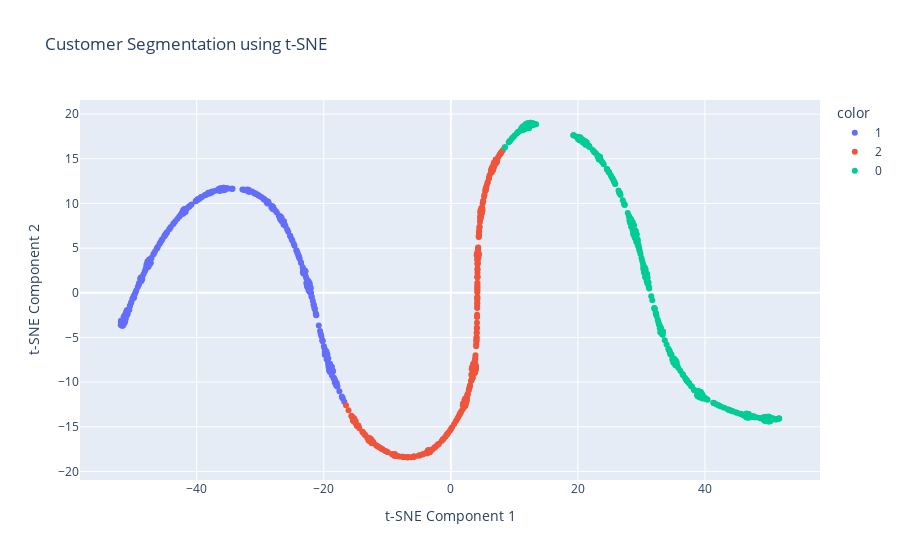

Write notebook code for a chart like this one.
### Code cell
import plotly.express as px
import pandas as pd
from sklearn.decomposition import PCA
from sklearn.manifold import TSNE

# Step 1: Apply PCA to reduce dimensions before t-SNE (speeds up computation)
pca = PCA(n_components=20)  # Reduce to 20 components for t-SNE
pca_result = pca.fit_transform(df.drop(columns=['cluster']))  # Exclude cluster column

# Step 2: Apply t-SNE
tsne = TSNE(n_components=2, perplexity=30, random_state=42)
tsne_result = tsne.fit_transform(pca_result)

# Store the results in DataFrame
df['tsne1'], df['tsne2'] = tsne_result[:, 0], tsne_result[:, 1]

# Step 3: Plot using Plotly
fig = px.scatter(df, x='tsne1', y='tsne2', color=df['cluster'].astype(str),
                 title="Customer Segmentation using t-SNE",
                 labels={"tsne1": "t-SNE Component 1", "tsne2": "t-SNE Component 2"},
                 hover_data=df.columns)  # Show additional details on hover

fig.show()

### Figure 1 — Plotly figure (JSON) as saved in the notebook; plotly's stock layout.template omitted (floating-point values rounded to 4 significant figures; data arrays with more than 128 entries replaced by an {"elided": "..."} marker saying what was removed)
{"data": [{"customdata": {"elided": "275x47 mixed values"}, "hovertemplate": "color=1<br>t-SNE Component 1=%{x}<br>t-SNE Component 2=%{y}<br>cust_id=%{customdata[0]}<br>gender=%{customdata[1]}<br>orders=%{customdata[2]}<br>jordan=%{customdata[3]}<br>gatorade=%{customdata[4]}<br>samsung=%{customdata[5]}<br>asus=%{customdata[6]}<br>udis=%{customdata[7]}<br>mondelez_international=%{customdata[8]}<br>wrangler=%{customdata[9]}<br>vans=%{customdata[10]}<br>fila=%{customdata[11]}<br>brooks=%{customdata[12]}<br>h&m=%{customdata[13]}<br>dairy_queen=%{customdata[14]}<br>fendi=%{customdata[15]}<br>hewlett_packard=%{customdata[16]}<br>pladis=%{customdata[17]}<br>asics=%{customdata[18]}<br>siemens=%{customdata[19]}<br>j.m._smucker=%{customdata[20]}<br>pop_chips=%{customdata[21]}<br>juniper=%{customdata[22]}<br>huawei=%{customdata[23]}<br>compaq=%{customdata[24]}<br>ibm=%{customdata[25]}<br>burberry=%{customdata[26]}<br>mi=%{customdata[27]}<br>lg=%{customdata[28]}<br>dior=%{customdata[29]}<br>scabal=%{customdata[30]}<br>tommy_hilfiger=%{customdata[31]}<br>hollister=%{customdata[32]}<br>forever_21=%{customdata[33]}<br>colavita=%{customdata[34]}<br>microsoft=%{customdata[35]}<br>jiffy_mix=%{customdata[36]}<br>kraft=%{customdata[37]}<br>cluster=%{customdata[38]}<br>total_spending=%{customdata[39]}<br>revenue=%{customdata[40]}<br>cost=%{customdata[41]}<br>Customer Type_Repeat=%{customdata[42]}<br>pca1=%{customdata[43]}<br>pca2=%{customdata[44]}<br>Profit=%{customdata[45]}<br>Profit_Margin=%{customdata[46]}<extra></extra>", "legendgroup": "1", "marker": {"color": "#636efa", "symbol": "circle"}, "mode": "markers", "name": "1", "orientation": "v", "showlegend": true, "type": "scatter", "x": {"elided": "275 float values"}, "xaxis": "x", "y": {"elided": "275 float values"}, "yaxis": "y"}, {"customdata": {"elided": "249x47 mixed values"}, "hovertemplate": "color=2<br>t-SNE Component 1=%{x}<br>t-SNE Component 2=%{y}<br>cust_id=%{customdata[0]}<br>gender=%{customdata[1]}<br>orders=%{customdata[2]}<br>jordan=%{customdata[3]}<br>gatorade=%{customdata[4]}<br>samsung=%{customdata[5]}<br>asus=%{customdata[6]}<br>udis=%{customdata[7]}<br>mondelez_international=%{customdata[8]}<br>wrangler=%{customdata[9]}<br>vans=%{customdata[10]}<br>fila=%{customdata[11]}<br>brooks=%{customdata[12]}<br>h&m=%{customdata[13]}<br>dairy_queen=%{customdata[14]}<br>fendi=%{customdata[15]}<br>hewlett_packard=%{customdata[16]}<br>pladis=%{customdata[17]}<br>asics=%{customdata[18]}<br>siemens=%{customdata[19]}<br>j.m._smucker=%{customdata[20]}<br>pop_chips=%{customdata[21]}<br>juniper=%{customdata[22]}<br>huawei=%{customdata[23]}<br>compaq=%{customdata[24]}<br>ibm=%{customdata[25]}<br>burberry=%{customdata[26]}<br>mi=%{customdata[27]}<br>lg=%{customdata[28]}<br>dior=%{customdata[29]}<br>scabal=%{customdata[30]}<br>tommy_hilfiger=%{customdata[31]}<br>hollister=%{customdata[32]}<br>forever_21=%{customdata[33]}<br>colavita=%{customdata[34]}<br>microsoft=%{customdata[35]}<br>jiffy_mix=%{customdata[36]}<br>kraft=%{customdata[37]}<br>cluster=%{customdata[38]}<br>total_spending=%{customdata[39]}<br>revenue=%{customdata[40]}<br>cost=%{customdata[41]}<br>Customer Type_Repeat=%{customdata[42]}<br>pca1=%{customdata[43]}<br>pca2=%{customdata[44]}<br>Profit=%{customdata[45]}<br>Profit_Margin=%{customdata[46]}<extra></extra>", "legendgroup": "2", "marker": {"color": "#EF553B", "symbol": "circle"}, "mode": "markers", "name": "2", "orientation": "v", "showlegend": true, "type": "scatter", "x": {"elided": "249 float values"}, "xaxis": "x", "y": {"elided": "249 float values"}, "yaxis": "y"}, {"customdata": {"elided": "281x47 mixed values"}, "hovertemplate": "color=0<br>t-SNE Component 1=%{x}<br>t-SNE Component 2=%{y}<br>cust_id=%{customdata[0]}<br>gender=%{customdata[1]}<br>orders=%{customdata[2]}<br>jordan=%{customdata[3]}<br>gatorade=%{customdata[4]}<br>samsung=%{customdata[5]}<br>asus=%{customdata[6]}<br>udis=%{customdata[7]}<br>mondelez_international=%{customdata[8]}<br>wrangler=%{customdata[9]}<br>vans=%{customdata[10]}<br>fila=%{customdata[11]}<br>brooks=%{customdata[12]}<br>h&m=%{customdata[13]}<br>dairy_queen=%{customdata[14]}<br>fendi=%{customdata[15]}<br>hewlett_packard=%{customdata[16]}<br>pladis=%{customdata[17]}<br>asics=%{customdata[18]}<br>siemens=%{customdata[19]}<br>j.m._smucker=%{customdata[20]}<br>pop_chips=%{customdata[21]}<br>juniper=%{customdata[22]}<br>huawei=%{customdata[23]}<br>compaq=%{customdata[24]}<br>ibm=%{customdata[25]}<br>burberry=%{customdata[26]}<br>mi=%{customdata[27]}<br>lg=%{customdata[28]}<br>dior=%{customdata[29]}<br>scabal=%{customdata[30]}<br>tommy_hilfiger=%{customdata[31]}<br>hollister=%{customdata[32]}<br>forever_21=%{customdata[33]}<br>colavita=%{customdata[34]}<br>microsoft=%{customdata[35]}<br>jiffy_mix=%{customdata[36]}<br>kraft=%{customdata[37]}<br>cluster=%{customdata[38]}<br>total_spending=%{customdata[39]}<br>revenue=%{customdata[40]}<br>cost=%{customdata[41]}<br>Customer Type_Repeat=%{customdata[42]}<br>pca1=%{customdata[43]}<br>pca2=%{customdata[44]}<br>Profit=%{customdata[45]}<br>Profit_Margin=%{customdata[46]}<extra></extra>", "legendgroup": "0", "marker": {"color": "#00cc96", "symbol": "circle"}, "mode": "markers", "name": "0", "orientation": "v", "showlegend": true, "type": "scatter", "x": {"elided": "281 float values"}, "xaxis": "x", "y": {"elided": "281 float values"}, "yaxis": "y"}], "layout": {"autosize": true, "legend": {"title": {"text": "color"}, "tracegroupgap": 0}, "title": {"text": "Customer Segmentation using t-SNE"}, "xaxis": {"anchor": "y", "autorange": true, "domain": [0, 1], "range": [-58.61, 58.35], "title": {"text": "t-SNE Component 1"}, "type": "linear"}, "yaxis": {"anchor": "x", "autorange": true, "domain": [0, 1], "range": [-21.5, 22.12], "title": {"text": "t-SNE Component 2"}, "type": "linear"}}}
